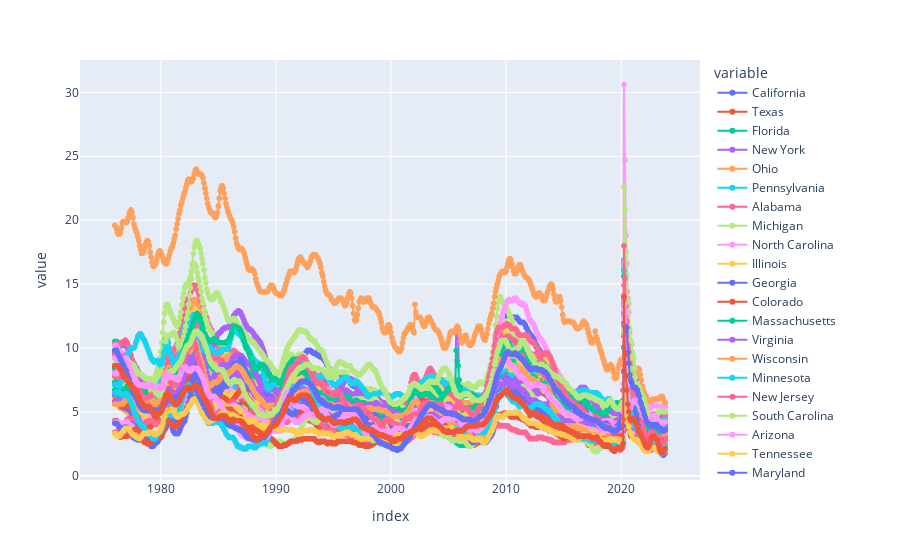

The notebook cell this image was saved under:
### Code cell
px_fig = px.line(final_unemp_df, markers = True)
px_fig.show()

### Figure 1 — Plotly figure (JSON) as saved in the notebook; plotly's stock layout.template omitted (floating-point values rounded to 4 significant figures; data arrays with more than 128 entries replaced by an {"elided": "..."} marker saying what was removed)
{"data": [{"hovertemplate": "variable=California<br>index=%{x}<br>value=%{y}<extra></extra>", "legendgroup": "California", "line": {"color": "#636efa", "dash": "solid"}, "marker": {"symbol": "circle"}, "mode": "markers+lines", "name": "California", "showlegend": true, "type": "scattergl", "x": {"elided": "575 str values"}, "xaxis": "x", "y": {"elided": "575 float values"}, "yaxis": "y"}, {"hovertemplate": "variable=Texas<br>index=%{x}<br>value=%{y}<extra></extra>", "legendgroup": "Texas", "line": {"color": "#EF553B", "dash": "solid"}, "marker": {"symbol": "circle"}, "mode": "markers+lines", "name": "Texas", "showlegend": true, "type": "scattergl", "x": {"elided": "575 str values"}, "xaxis": "x", "y": {"elided": "575 float values"}, "yaxis": "y"}, {"hovertemplate": "variable=Florida<br>index=%{x}<br>value=%{y}<extra></extra>", "legendgroup": "Florida", "line": {"color": "#00cc96", "dash": "solid"}, "marker": {"symbol": "circle"}, "mode": "markers+lines", "name": "Florida", "showlegend": true, "type": "scattergl", "x": {"elided": "575 str values"}, "xaxis": "x", "y": {"elided": "575 float values"}, "yaxis": "y"}, {"hovertemplate": "variable=New York<br>index=%{x}<br>value=%{y}<extra></extra>", "legendgroup": "New York", "line": {"color": "#ab63fa", "dash": "solid"}, "marker": {"symbol": "circle"}, "mode": "markers+lines", "name": "New York", "showlegend": true, "type": "scattergl", "x": {"elided": "575 str values"}, "xaxis": "x", "y": {"elided": "575 float values"}, "yaxis": "y"}, {"hovertemplate": "variable=Ohio<br>index=%{x}<br>value=%{y}<extra></extra>", "legendgroup": "Ohio", "line": {"color": "#FFA15A", "dash": "solid"}, "marker": {"symbol": "circle"}, "mode": "markers+lines", "name": "Ohio", "showlegend": true, "type": "scattergl", "x": {"elided": "575 str values"}, "xaxis": "x", "y": {"elided": "575 float values"}, "yaxis": "y"}, {"hovertemplate": "variable=Pennsylvania<br>index=%{x}<br>value=%{y}<extra></extra>", "legendgroup": "Pennsylvania", "line": {"color": "#19d3f3", "dash": "solid"}, "marker": {"symbol": "circle"}, "mode": "markers+lines", "name": "Pennsylvania", "showlegend": true, "type": "scattergl", "x": {"elided": "575 str values"}, "xaxis": "x", "y": {"elided": "575 float values"}, "yaxis": "y"}, {"hovertemplate": "variable=Alabama<br>index=%{x}<br>value=%{y}<extra></extra>", "legendgroup": "Alabama", "line": {"color": "#FF6692", "dash": "solid"}, "marker": {"symbol": "circle"}, "mode": "markers+lines", "name": "Alabama", "showlegend": true, "type": "scattergl", "x": {"elided": "575 str values"}, "xaxis": "x", "y": {"elided": "575 float values"}, "yaxis": "y"}, {"hovertemplate": "variable=Michigan<br>index=%{x}<br>value=%{y}<extra></extra>", "legendgroup": "Michigan", "line": {"color": "#B6E880", "dash": "solid"}, "marker": {"symbol": "circle"}, "mode": "markers+lines", "name": "Michigan", "showlegend": true, "type": "scattergl", "x": {"elided": "575 str values"}, "xaxis": "x", "y": {"elided": "575 float values"}, "yaxis": "y"}, {"hovertemplate": "variable=North Carolina<br>index=%{x}<br>value=%{y}<extra></extra>", "legendgroup": "North Carolina", "line": {"color": "#FF97FF", "dash": "solid"}, "marker": {"symbol": "circle"}, "mode": "markers+lines", "name": "North Carolina", "showlegend": true, "type": "scattergl", "x": {"elided": "575 str values"}, "xaxis": "x", "y": {"elided": "575 float values"}, "yaxis": "y"}, {"hovertemplate": "variable=Illinois<br>index=%{x}<br>value=%{y}<extra></extra>", "legendgroup": "Illinois", "line": {"color": "#FECB52", "dash": "solid"}, "marker": {"symbol": "circle"}, "mode": "markers+lines", "name": "Illinois", "showlegend": true, "type": "scattergl", "x": {"elided": "575 str values"}, "xaxis": "x", "y": {"elided": "575 float values"}, "yaxis": "y"}, {"hovertemplate": "variable=Georgia<br>index=%{x}<br>value=%{y}<extra></extra>", "legendgroup": "Georgia", "line": {"color": "#636efa", "dash": "solid"}, "marker": {"symbol": "circle"}, "mode": "markers+lines", "name": "Georgia", "showlegend": true, "type": "scattergl", "x": {"elided": "575 str values"}, "xaxis": "x", "y": {"elided": "575 float values"}, "yaxis": "y"}, {"hovertemplate": "variable=Colorado<br>index=%{x}<br>value=%{y}<extra></extra>", "legendgroup": "Colorado", "line": {"color": "#EF553B", "dash": "solid"}, "marker": {"symbol": "circle"}, "mode": "markers+lines", "name": "Colorado", "showlegend": true, "type": "scattergl", "x": {"elided": "575 str values"}, "xaxis": "x", "y": {"elided": "575 float values"}, "yaxis": "y"}, {"hovertemplate": "variable=Massachusetts<br>index=%{x}<br>value=%{y}<extra></extra>", "legendgroup": "Massachusetts", "line": {"color": "#00cc96", "dash": "solid"}, "marker": {"symbol": "circle"}, "mode": "markers+lines", "name": "Massachusetts", "showlegend": true, "type": "scattergl", "x": {"elided": "575 str values"}, "xaxis": "x", "y": {"elided": "575 float values"}, "yaxis": "y"}, {"hovertemplate": "variable=Virginia<br>index=%{x}<br>value=%{y}<extra></extra>", "legendgroup": "Virginia", "line": {"color": "#ab63fa", "dash": "solid"}, "marker": {"symbol": "circle"}, "mode": "markers+lines", "name": "Virginia", "showlegend": true, "type": "scattergl", "x": {"elided": "575 str values"}, "xaxis": "x", "y": {"elided": "575 float values"}, "yaxis": "y"}, {"hovertemplate": "variable=Wisconsin<br>index=%{x}<br>value=%{y}<extra></extra>", "legendgroup": "Wisconsin", "line": {"color": "#FFA15A", "dash": "solid"}, "marker": {"symbol": "circle"}, "mode": "markers+lines", "name": "Wisconsin", "showlegend": true, "type": "scattergl", "x": {"elided": "575 str values"}, "xaxis": "x", "y": {"elided": "575 float values"}, "yaxis": "y"}, {"hovertemplate": "variable=Minnesota<br>index=%{x}<br>value=%{y}<extra></extra>", "legendgroup": "Minnesota", "line": {"color": "#19d3f3", "dash": "solid"}, "marker": {"symbol": "circle"}, "mode": "markers+lines", "name": "Minnesota", "showlegend": true, "type": "scattergl", "x": {"elided": "575 str values"}, "xaxis": "x", "y": {"elided": "575 float values"}, "yaxis": "y"}, {"hovertemplate": "variable=New Jersey<br>index=%{x}<br>value=%{y}<extra></extra>", "legendgroup": "New Jersey", "line": {"color": "#FF6692", "dash": "solid"}, "marker": {"symbol": "circle"}, "mode": "markers+lines", "name": "New Jersey", "showlegend": true, "type": "scattergl", "x": {"elided": "575 str values"}, "xaxis": "x", "y": {"elided": "575 float values"}, "yaxis": "y"}, {"hovertemplate": "variable=South Carolina<br>index=%{x}<br>value=%{y}<extra></extra>", "legendgroup": "South Carolina", "line": {"color": "#B6E880", "dash": "solid"}, "marker": {"symbol": "circle"}, "mode": "markers+lines", "name": "South Carolina", "showlegend": true, "type": "scattergl", "x": {"elided": "575 str values"}, "xaxis": "x", "y": {"elided": "575 float values"}, "yaxis": "y"}, {"hovertemplate": "variable=Arizona<br>index=%{x}<br>value=%{y}<extra></extra>", "legendgroup": "Arizona", "line": {"color": "#FF97FF", "dash": "solid"}, "marker": {"symbol": "circle"}, "mode": "markers+lines", "name": "Arizona", "showlegend": true, "type": "scattergl", "x": {"elided": "575 str values"}, "xaxis": "x", "y": {"elided": "575 float values"}, "yaxis": "y"}, {"hovertemplate": "variable=Tennessee<br>index=%{x}<br>value=%{y}<extra></extra>", "legendgroup": "Tennessee", "line": {"color": "#FECB52", "dash": "solid"}, "marker": {"symbol": "circle"}, "mode": "markers+lines", "name": "Tennessee", "showlegend": true, "type": "scattergl", "x": {"elided": "575 str values"}, "xaxis": "x", "y": {"elided": "575 float values"}, "yaxis": "y"}, {"hovertemplate": "variable=Maryland<br>index=%{x}<br>value=%{y}<extra></extra>", "legendgroup": "Maryland", "line": {"color": "#636efa", "dash": "solid"}, "marker": {"symbol": "circle"}, "mode": "markers+lines", "name": "Maryland", "showlegend": true, "type": "scattergl", "x": {"elided": "575 str values"}, "xaxis": "x", "y": {"elided": "575 float values"}, "yaxis": "y"}, {"hovertemplate": "variable=Iowa<br>index=%{x}<br>value=%{y}<extra></extra>", "legendgroup": "Iowa", "line": {"color": "#EF553B", "dash": "solid"}, "marker": {"symbol": "circle"}, "mode": "markers+lines", "name": "Iowa", "showlegend": true, "type": "scattergl", "x": {"elided": "575 str values"}, "xaxis": "x", "y": {"elided": "575 float values"}, "yaxis": "y"}, {"hovertemplate": "variable=Washington<br>index=%{x}<br>value=%{y}<extra></extra>", "legendgroup": "Washington", "line": {"color": "#00cc96", "dash": "solid"}, "marker": {"symbol": "circle"}, "mode": "markers+lines", "name": "Washington", "showlegend": true, "type": "scattergl", "x": {"elided": "575 str values"}, "xaxis": "x", "y": {"elided": "575 float values"}, "yaxis": "y"}, {"hovertemplate": "variable=Louisiana<br>index=%{x}<br>value=%{y}<extra></extra>", "legendgroup": "Louisiana", "line": {"color": "#ab63fa", "dash": "solid"}, "marker": {"symbol": "circle"}, "mode": "markers+lines", "name": "Louisiana", "showlegend": true, "type": "scattergl", "x": {"elided": "575 str values"}, "xaxis": "x", "y": {"elided": "575 float values"}, "yaxis": "y"}, {"hovertemplate": "variable=Kentucky<br>index=%{x}<br>value=%{y}<extra></extra>", "legendgroup": "Kentucky", "line": {"color": "#FFA15A", "dash": "solid"}, "marker": {"symbol": "circle"}, "mode": "markers+lines", "name": "Kentucky", "showlegend": true, "type": "scattergl", "x": {"elided": "575 str values"}, "xaxis": "x", "y": {"elided": "575 float values"}, "yaxis": "y"}, {"hovertemplate": "variable=Indiana<br>index=%{x}<br>value=%{y}<extra></extra>", "legendgroup": "Indiana", "line": {"color": "#19d3f3", "dash": "solid"}, "marker": {"symbol": "circle"}, "mode": "markers+lines", "name": "Indiana", "showlegend": true, "type": "scattergl", "x": {"elided": "575 str values"}, "xaxis": "x", "y": {"elided": "575 float values"}, "yaxis": "y"}, {"hovertemplate": "variable=Oregon<br>index=%{x}<br>value=%{y}<extra></extra>", "legendgroup": "Oregon", "line": {"color": "#FF6692", "dash": "solid"}, "marker": {"symbol": "circle"}, "mode": "markers+lines", "name": "Oregon", "showlegend": true, "type": "scattergl", "x": {"elided": "575 str values"}, "xaxis": "x", "y": {"elided": "575 float values"}, "yaxis": "y"}, {"hovertemplate": "variable=West Virginia<br>index=%{x}<br>value=%{y}<extra></extra>", "legendgroup": "West Virginia", "line": {"color": "#B6E880", "dash": "solid"}, "marker": {"symbol": "circle"}, "mode": "markers+lines", "name": "West Virginia", "showlegend": true, "type": "scattergl", "x": {"elided": "575 str values"}, "xaxis": "x", "y": {"elided": "575 float values"}, "yaxis": "y"}, {"hovertemplate": "variable=Nevada<br>index=%{x}<br>value=%{y}<extra></extra>", "legendgroup": "Nevada", "line": {"color": "#FF97FF", "dash": "solid"}, "marker": {"symbol": "circle"}, "mode": "markers+lines", "name": "Nevada", "showlegend": true, "type": "scattergl", "x": {"elided": "575 str values"}, "xaxis": "x", "y": {"elided": "575 float values"}, "yaxis": "y"}, {"hovertemplate": "variable=Missouri<br>index=%{x}<br>value=%{y}<extra></extra>", "legendgroup": "Missouri", "line": {"color": "#FECB52", "dash": "solid"}, "marker": {"symbol": "circle"}, "mode": "markers+lines", "name": "Missouri", "showlegend": true, "type": "scattergl", "x": {"elided": "575 str values"}, "xaxis": "x", "y": {"elided": "575 float values"}, "yaxis": "y"}, {"hovertemplate": "variable=Oklahoma<br>index=%{x}<br>value=%{y}<extra></extra>", "legendgroup": "Oklahoma", "line": {"color": "#636efa", "dash": "solid"}, "marker": {"symbol": "circle"}, "mode": "markers+lines", "name": "Oklahoma", "showlegend": true, "type": "scattergl", "x": {"elided": "575 str values"}, "xaxis": "x", "y": {"elided": "575 float values"}, "yaxis": "y"}, {"hovertemplate": "variable=Utah<br>index=%{x}<br>value=%{y}<extra></extra>", "legendgroup": "Utah", "line": {"color": "#EF553B", "dash": "solid"}, "marker": {"symbol": "circle"}, "mode": "markers+lines", "name": "Utah", "showlegend": true, "type": "scattergl", "x": {"elided": "575 str values"}, "xaxis": "x", "y": {"elided": "575 float values"}, "yaxis": "y"}, {"hovertemplate": "variable=Arkansas<br>index=%{x}<br>value=%{y}<extra></extra>", "legendgroup": "Arkansas", "line": {"color": "#00cc96", "dash": "solid"}, "marker": {"symbol": "circle"}, "mode": "markers+lines", "name": "Arkansas", "showlegend": true, "type": "scattergl", "x": {"elided": "575 str values"}, "xaxis": "x", "y": {"elided": "575 float values"}, "yaxis": "y"}, {"hovertemplate": "variable=New Mexico<br>index=%{x}<br>value=%{y}<extra></extra>", "legendgroup": "New Mexico", "line": {"color": "#ab63fa", "dash": "solid"}, "marker": {"symbol": "circle"}, "mode": "markers+lines", "name": "New Mexico", "showlegend": true, "type": "scattergl", "x": {"elided": "575 str values"}, "xaxis": "x", "y": {"elided": "575 float values"}, "yaxis": "y"}, {"hovertemplate": "variable=Puerto Rico<br>index=%{x}<br>value=%{y}<extra></extra>", "legendgroup": "Puerto Rico", "line": {"color": "#FFA15A", "dash": "solid"}, "marker": {"symbol": "circle"}, "mode": "markers+lines", "name": "Puerto Rico", "showlegend": true, "type": "scattergl", "x": {"elided": "575 str values"}, "xaxis": "x", "y": {"elided": "575 float values"}, "yaxis": "y"}, {"hovertemplate": "variable=Alaska<br>index=%{x}<br>value=%{y}<extra></extra>", "legendgroup": "Alaska", "line": {"color": "#19d3f3", "dash": "solid"}, "marker": {"symbol": "circle"}, "mode": "markers+lines", "name": "Alaska", "showlegend": true, "type": "scattergl", "x": {"elided": "575 str values"}, "xaxis": "x", "y": {"elided": "575 float values"}, "yaxis": "y"}, {"hovertemplate": "variable=North Dakota<br>index=%{x}<br>value=%{y}<extra></extra>", "legendgroup": "North Dakota", "line": {"color": "#FF6692", "dash": "solid"}, "marker": {"symbol": "circle"}, "mode": "markers+lines", "name": "North Dakota", "showlegend": true, "type": "scattergl", "x": {"elided": "575 str values"}, "xaxis": "x", "y": {"elided": "575 float values"}, "yaxis": "y"}, {"hovertemplate": "variable=Hawaii<br>index=%{x}<br>value=%{y}<extra></extra>", "legendgroup": "Hawaii", "line": {"color": "#B6E880", "dash": "solid"}, "marker": {"symbol": "circle"}, "mode": "markers+lines", "name": "Hawaii", "showlegend": true, "type": "scattergl", "x": {"elided": "575 str values"}, "xaxis": "x", "y": {"elided": "575 float values"}, "yaxis": "y"}, {"hovertemplate": "variable=Kansas<br>index=%{x}<br>value=%{y}<extra></extra>", "legendgroup": "Kansas", "line": {"color": "#FF97FF", "dash": "solid"}, "marker": {"symbol": "circle"}, "mode": "markers+lines", "name": "Kansas", "showlegend": true, "type": "scattergl", "x": {"elided": "575 str values"}, "xaxis": "x", "y": {"elided": "575 float values"}, "yaxis": "y"}, {"hovertemplate": "variable=Maine<br>index=%{x}<br>value=%{y}<extra></extra>", "legendgroup": "Maine", "line": {"color": "#FECB52", "dash": "solid"}, "marker": {"symbol": "circle"}, "mode": "markers+lines", "name": "Maine", "showlegend": true, "type": "scattergl", "x": {"elided": "575 str values"}, "xaxis": "x", "y": {"elided": "575 float values"}, "yaxis": "y"}, {"hovertemplate": "variable=Wyoming<br>index=%{x}<br>value=%{y}<extra></extra>", "legendgroup": "Wyoming", "line": {"color": "#636efa", "dash": "solid"}, "marker": {"symbol": "circle"}, "mode": "markers+lines", "name": "Wyoming", "showlegend": true, "type": "scattergl", "x": {"elided": "575 str values"}, "xaxis": "x", "y": {"elided": "575 float values"}, "yaxis": "y"}, {"hovertemplate": "variable=Nebraska<br>index=%{x}<br>value=%{y}<extra></extra>", "legendgroup": "Nebraska", "line": {"color": "#EF553B", "dash": "solid"}, "marker": {"symbol": "circle"}, "mode": "markers+lines", "name": "Nebraska", "showlegend": true, "type": "scattergl", "x": {"elided": "575 str values"}, "xaxis": "x", "y": {"elided": "575 float values"}, "yaxis": "y"}, {"hovertemplate": "variable=Mississippi<br>index=%{x}<br>value=%{y}<extra></extra>", "legendgroup": "Mississippi", "line": {"color": "#00cc96", "dash": "solid"}, "marker": {"symbol": "circle"}, "mode": "markers+lines", "name": "Mississippi", "showlegend": true, "type": "scattergl", "x": {"elided": "575 str values"}, "xaxis": "x", "y": {"elided": "575 float values"}, "yaxis": "y"}, {"hovertemplate": "variable=Montana<br>index=%{x}<br>value=%{y}<extra></extra>", "legendgroup": "Montana", "line": {"color": "#ab63fa", "dash": "solid"}, "marker": {"symbol": "circle"}, "mode": "markers+lines", "name": "Montana", "showlegend": true, "type": "scattergl", "x": {"elided": "575 str values"}, "xaxis": "x", "y": {"elided": "575 float values"}, "yaxis": "y"}, {"hovertemplate": "variable=Idaho<br>index=%{x}<br>value=%{y}<extra></extra>", "legendgroup": "Idaho", "line": {"color": "#FFA15A", "dash": "solid"}, "marker": {"symbol": "circle"}, "mode": "markers+lines", "name": "Idaho", "showlegend": true, "type": "scattergl", "x": {"elided": "575 str values"}, "xaxis": "x", "y": {"elided": "575 float values"}, "yaxis": "y"}, {"hovertemplate": "variable=New Hampshire<br>index=%{x}<br>value=%{y}<extra></extra>", "legendgroup": "New Hampshire", "line": {"color": "#19d3f3", "dash": "solid"}, "marker": {"symbol": "circle"}, "mode": "markers+lines", "name": "New Hampshire", "showlegend": true, "type": "scattergl", "x": {"elided": "575 str values"}, "xaxis": "x", "y": {"elided": "575 float values"}, "yaxis": "y"}, {"hovertemplate": "variable=Rhode Island<br>index=%{x}<br>value=%{y}<extra></extra>", "legendgroup": "Rhode Island", "line": {"color": "#FF6692", "dash": "solid"}, "marker": {"symbol": "circle"}, "mode": "markers+lines", "name": "Rhode Island", "showlegend": true, "type": "scattergl", "x": {"elided": "575 str values"}, "xaxis": "x", "y": {"elided": "575 float values"}, "yaxis": "y"}, {"hovertemplate": "variable=the District of Columbia<br>index=%{x}<br>value=%{y}<extra></extra>", "legendgroup": "the District of Columbia", "line": {"color": "#B6E880", "dash": "solid"}, "marker": {"symbol": "circle"}, "mode": "markers+lines", "name": "the District of Columbia", "showlegend": true, "type": "scattergl", "x": {"elided": "575 str values"}, "xaxis": "x", "y": {"elided": "575 float values"}, "yaxis": "y"}, {"hovertemplate": "variable=Delaware<br>index=%{x}<br>value=%{y}<extra></extra>", "legendgroup": "Delaware", "line": {"color": "#FF97FF", "dash": "solid"}, "marker": {"symbol": "circle"}, "mode": "markers+lines", "name": "Delaware", "showlegend": true, "type": "scattergl", "x": {"elided": "575 str values"}, "xaxis": "x", "y": {"elided": "575 float values"}, "yaxis": "y"}, {"hovertemplate": "variable=South Dakota<br>index=%{x}<br>value=%{y}<extra></extra>", "legendgroup": "South Dakota", "line": {"color": "#FECB52", "dash": "solid"}, "marker": {"symbol": "circle"}, "mode": "markers+lines", "name": "South Dakota", "showlegend": true, "type": "scattergl", "x": {"elided": "575 str values"}, "xaxis": "x", "y": {"elided": "575 float values"}, "yaxis": "y"}, {"hovertemplate": "variable=Connecticut<br>index=%{x}<br>value=%{y}<extra></extra>", "legendgroup": "Connecticut", "line": {"color": "#636efa", "dash": "solid"}, "marker": {"symbol": "circle"}, "mode": "markers+lines", "name": "Connecticut", "showlegend": true, "type": "scattergl", "x": {"elided": "575 str values"}, "xaxis": "x", "y": {"elided": "575 float values"}, "yaxis": "y"}, {"hovertemplate": "variable=Vermont<br>index=%{x}<br>value=%{y}<extra></extra>", "legendgroup": "Vermont", "line": {"color": "#EF553B", "dash": "solid"}, "marker": {"symbol": "circle"}, "mode": "markers+lines", "name": "Vermont", "showlegend": true, "type": "scattergl", "x": {"elided": "575 str values"}, "xaxis": "x", "y": {"elided": "575 float values"}, "yaxis": "y"}], "layout": {"legend": {"title": {"text": "variable"}, "tracegroupgap": 0}, "margin": {"t": 60}, "xaxis": {"anchor": "y", "domain": [0, 1], "title": {"text": "index"}}, "yaxis": {"anchor": "x", "domain": [0, 1], "title": {"text": "value"}}}}
